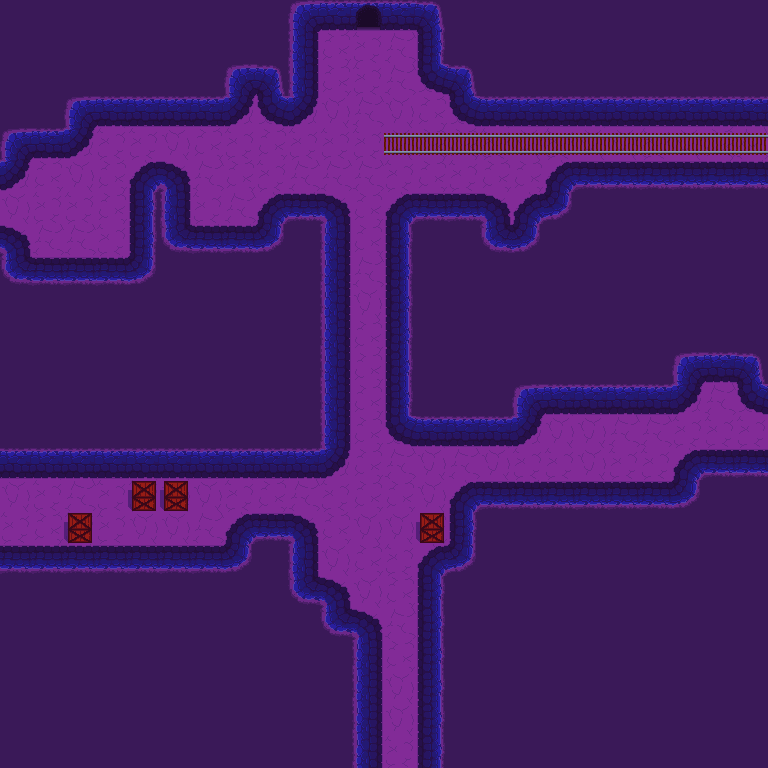

The image is a tile-based game level rendered from a .tmx file. Its description and complete source (layers, tilesets, objects, tile grids) follow:
An orthogonal 24x24 tile map with 32x32 px tiles, 2 tile layers (Tile Layer 1, Overlay), 2 tilesets and 3 objects.

<map version="1.0" orientation="orthogonal" renderorder="right-down" width="24" height="24" tilewidth="32" tileheight="32" nextobjectid="40">
 <properties>
  <property name="Name" value="MineEntrance" />
    <property name="DeadMap" value="Spirit_MineEntrance" />
 </properties>
 <tileset firstgid="1" source="../../Tilesets/MineTileset.tsx" />
 <tileset firstgid="257" source="../../Tilesets/PlaceObjects.tsx" />
 <layer name="Tile Layer 1" width="24" height="24">
  <data encoding="csv">
162,162,162,162,162,162,162,162,162,97,98,180,178,99,162,162,162,162,162,162,162,162,162,162,
162,162,162,162,162,162,162,162,162,113,114,18,4,161,162,162,162,162,162,162,162,162,162,162,
162,162,162,162,162,162,162,97,99,163,114,18,4,177,99,162,162,162,162,162,162,162,162,162,
162,162,97,98,178,178,178,179,177,179,20,4,20,114,177,98,178,178,98,178,178,178,98,98,
97,98,179,18,18,20,114,18,114,18,18,18,20,114,114,18,20,18,20,20,18,20,114,4,
179,114,20,114,145,147,4,114,18,4,4,4,18,114,18,114,114,145,146,146,146,146,130,130,
20,18,18,114,115,113,18,4,145,130,147,114,145,146,146,147,145,131,162,162,162,162,162,162,
147,4,4,18,115,129,130,130,131,162,163,114,115,162,162,129,131,162,162,162,162,162,162,162,
129,146,146,130,131,162,162,162,162,162,113,4,115,162,162,162,162,162,162,162,162,162,162,162,
162,162,162,162,162,162,162,162,162,162,113,20,115,162,162,162,162,162,162,162,162,162,162,162,
162,162,162,162,162,162,162,162,162,162,163,114,115,162,162,162,162,162,162,162,162,162,162,162,
162,162,162,162,162,162,162,162,162,162,163,114,161,162,162,162,162,162,162,162,162,97,98,99,
162,162,162,162,162,162,162,162,162,162,163,114,161,162,162,162,97,98,178,98,178,179,4,177,
162,162,162,162,162,162,162,162,162,162,163,114,177,98,178,98,179,20,20,4,4,18,18,18,
178,98,98,178,98,98,178,98,178,98,179,114,4,20,4,20,18,18,20,18,18,145,146,146,
20,18,4,18,18,20,20,18,114,4,18,114,114,20,145,146,130,146,146,146,146,131,162,162,
18,114,18,18,20,20,4,145,146,147,114,20,20,114,115,162,162,162,162,162,162,162,162,162,
146,130,130,146,146,146,146,131,162,113,20,114,18,145,131,162,162,162,162,162,162,162,162,162,
162,162,162,162,162,162,162,162,162,129,147,20,114,115,162,162,162,162,162,162,162,162,162,162,
162,162,162,162,162,162,162,162,162,162,129,147,4,161,162,162,162,162,162,162,162,162,162,162,
162,162,162,162,162,162,162,162,162,162,162,163,114,161,162,162,162,162,162,162,162,162,162,162,
162,162,162,162,162,162,162,162,162,162,162,163,20,115,162,162,162,162,162,162,162,162,162,162,
162,162,162,162,162,162,162,162,162,162,162,163,20,115,162,162,162,162,162,162,162,162,162,162,
162,162,162,162,162,162,162,162,162,162,162,113,18,161,162,162,162,162,162,162,162,162,162,162
</data>
 </layer>
 <layer name="Overlay" width="24" height="24">
  <data encoding="csv">
0,0,0,0,0,0,0,0,0,0,0,0,0,0,0,0,0,0,0,0,0,0,0,0,
0,0,0,0,0,0,0,0,0,0,0,0,0,0,0,0,0,0,0,0,0,0,0,0,
0,0,0,0,0,0,0,0,0,0,0,0,0,0,0,0,0,0,0,0,0,0,0,0,
0,0,0,0,0,0,0,0,0,0,0,0,0,0,0,0,0,0,0,0,0,0,0,0,
0,0,0,0,0,0,0,0,0,0,0,0,5,5,5,5,5,5,5,5,5,5,5,5,
0,0,0,0,0,0,0,0,0,0,0,0,0,0,0,0,0,0,0,0,0,0,0,0,
0,0,0,0,0,0,0,0,0,0,0,0,0,0,0,0,0,0,0,0,0,0,0,0,
0,0,0,0,0,0,0,0,0,0,0,0,0,0,0,0,0,0,0,0,0,0,0,0,
0,0,0,0,0,0,0,0,0,0,0,0,0,0,0,0,0,0,0,0,0,0,0,0,
0,0,0,0,0,0,0,0,0,0,0,0,0,0,0,0,0,0,0,0,0,0,0,0,
0,0,0,0,0,0,0,0,0,0,0,0,0,0,0,0,0,0,0,0,0,0,0,0,
0,0,0,0,0,0,0,0,0,0,0,0,0,0,0,0,0,0,0,0,0,0,0,0,
0,0,0,0,0,0,0,0,0,0,0,0,0,0,0,0,0,0,0,0,0,0,0,0,
0,0,0,0,0,0,0,0,0,0,0,0,0,0,0,0,0,0,0,0,0,0,0,0,
0,0,0,0,0,0,0,0,0,0,0,0,0,0,0,0,0,0,0,0,0,0,0,0,
0,0,0,0,68,68,0,0,0,0,0,0,0,0,0,0,0,0,0,0,0,0,0,0,
0,0,68,0,0,0,0,0,0,0,0,0,0,68,0,0,0,0,0,0,0,0,0,0,
0,0,0,0,0,0,0,0,0,0,0,0,0,0,0,0,0,0,0,0,0,0,0,0,
0,0,0,0,0,0,0,0,0,0,0,0,0,0,0,0,0,0,0,0,0,0,0,0,
0,0,0,0,0,0,0,0,0,0,0,0,0,0,0,0,0,0,0,0,0,0,0,0,
0,0,0,0,0,0,0,0,0,0,0,0,0,0,0,0,0,0,0,0,0,0,0,0,
0,0,0,0,0,0,0,0,0,0,0,0,0,0,0,0,0,0,0,0,0,0,0,0,
0,0,0,0,0,0,0,0,0,0,0,0,0,0,0,0,0,0,0,0,0,0,0,0,
0,0,0,0,0,0,0,0,0,0,0,0,0,0,0,0,0,0,0,0,0,0,0,0
</data>
 </layer>
 <objectgroup name="ObjectLayers">
  <object id="33" x="384" y="736" width="32" height="32">
   <properties>
    <property name="PortalFrom" value="MineEntrance" />
   </properties>
  </object>
  <object id="34" x="352" y="768" width="96" height="32">
   <properties>
    <property name="PortalTo" value="OutsideMine:Mine" />
   </properties>
  </object>
  <object id="39" gid="196" x="352" y="32" width="32" height="32" />
 </objectgroup>
</map>
